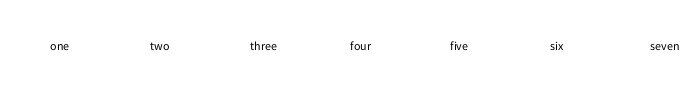
Frame 1 (no input)
Frame 60 (the mouse pressed at the canvas centre just before this capture): identical to frame 1, image omitted
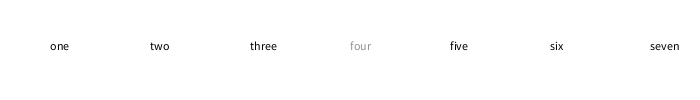
Frame 120 (the mouse held since frame 60 and released just before this capture)

The Processing sketch that drew these frames (run headless with seeded random() and noise(); from frame 60 on, the mouse is pressed at the canvas centre):

// Processing sketch: Question7
// ── Question7.pde
int numStrings = 7; 
float[] stringsX= new float[numStrings]; 
float[] stringsY = new float[numStrings]; 
String[] strings = {"one", "two", "three", "four", "five", "six", "seven"};

void setup() {

size(700, 100); 
smooth(); 

int spacing = width / numStrings; 

for (int i=0; i<numStrings; i++) {
  stringsX[i] = 50 + i*spacing; 
  stringsY[i] = 50;
  }
}

void draw() {
  background(255); 
  for (int i=0; i < numStrings; i++) {
    if (dist(mouseX, mouseY, stringsX[i], stringsY[i]) < 50) {
      fill(145);
    } else {
      fill(0);
    }
    text(strings[i], stringsX[i], stringsY[i]);
  }
}
